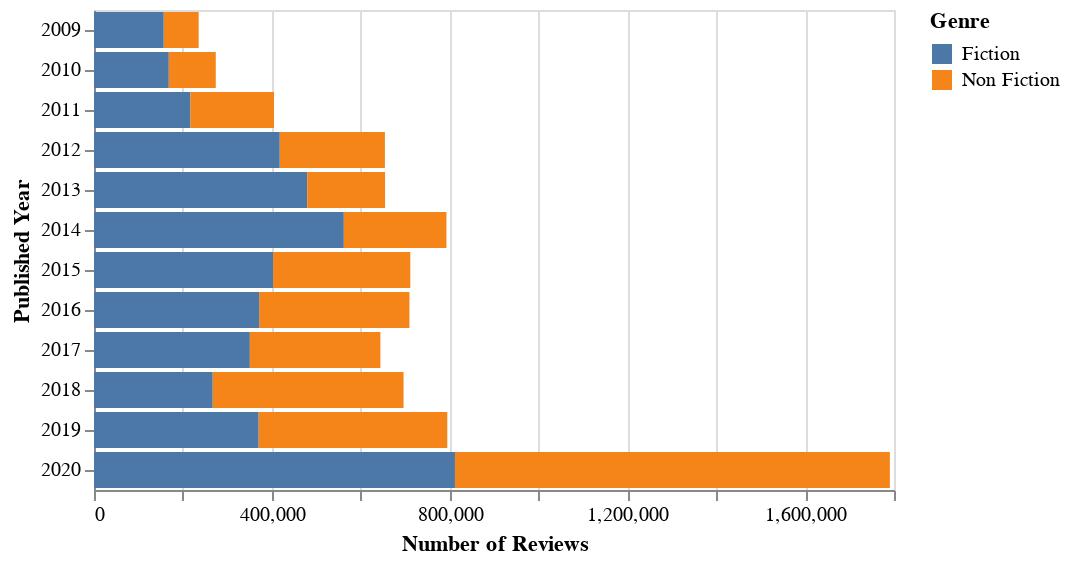

Source (notebook cell):
### Code cell
alt.Chart(df).mark_bar().encode(
    alt.Y('Year:O', title='Published Year'),
    alt.X('sum(Reviews)', title='Number of Reviews'),
    color='Genre'
)

### Figure 1 — Vega-Lite specification as saved in the notebook (floating-point values rounded to 4 significant figures; data arrays with more than 128 entries replaced by an {"elided": "..."} marker saying what was removed)
{"config": {"view": {"continuousWidth": 400, "continuousHeight": 300}}, "data": {"name": "data-3c8663bbc0b3d60324a032a4e7ae5ec7"}, "mark": "bar", "encoding": {"color": {"type": "nominal", "field": "Genre"}, "x": {"type": "quantitative", "aggregate": "sum", "field": "Reviews", "title": "Number of Reviews"}, "y": {"type": "ordinal", "field": "Year", "title": "Published Year"}}, "$schema": "https://vega.github.io/schema/vega-lite/v4.8.1.json", "datasets": {"data-3c8663bbc0b3d60324a032a4e7ae5ec7": {"elided": "600 records"}}}
